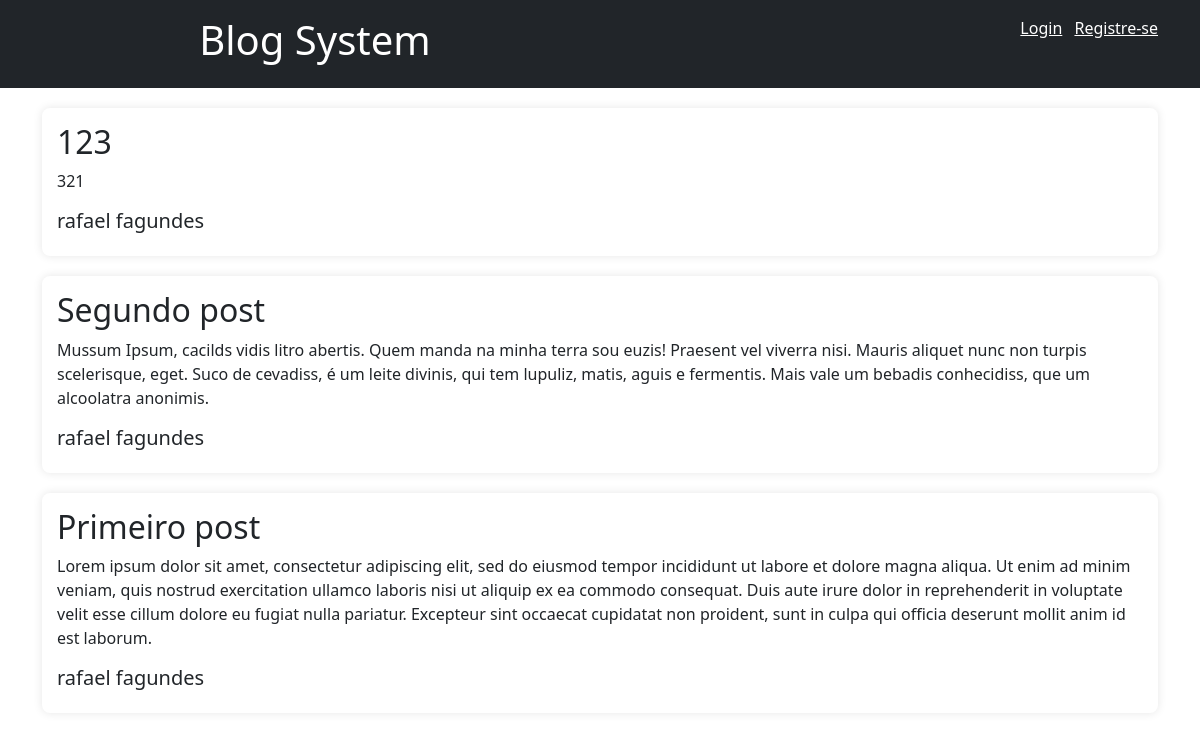
/app/view/home.php, run on an earlier commit of the app's database.
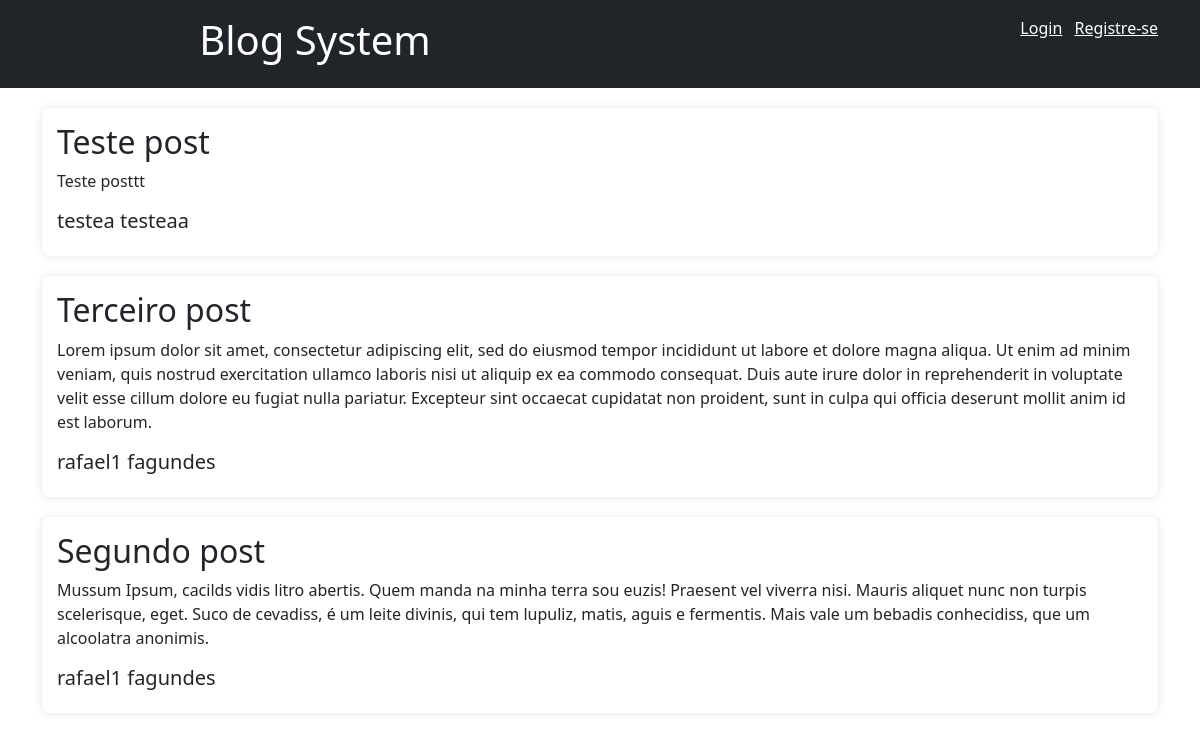
And on a later commit of the database.
### tables this page shows
CREATE TABLE `post` (
  `id` int(11) NOT NULL AUTO_INCREMENT,
  `title` varchar(255) NOT NULL,
  `content` text NOT NULL,
  `user_id` int(11) NOT NULL,
  PRIMARY KEY (`id`),
  KEY `user_id_fk` (`user_id`),
  CONSTRAINT `user_id_fk` FOREIGN KEY (`user_id`) REFERENCES `user` (`id`)
);

### app/model/Post.php (called while the page is built, shortened)
<?php
class Post extends Database
{
    public function getAllPosts()
    {
        $conn = $this->connect();
        $sql = "SELECT post.id, title, content, user_id, CONCAT(user.name, ' ', user.lastname) AS author FROM post join user where post.user_id = user.id ORDER BY post.id DESC";
        $result = $conn->query($sql);
        return $result;
    }
}

### app/controller/PostController.php (called while the page is built, shortened)
<?php
include_once '../model/Post.php';
class PostController
{
    private $post;
    public function __construct()
    {
        $this->post = new Post();
    }
    public function getAllPosts()
    {
        $posts = $this->post->getAllPosts();
        return $posts;
    }
}

### app/view/home.php (the view, shortened to what this page needs)
<?php
include_once '../controller/PostController.php';
$postController = new PostController();
$posts = $postController->getAllPosts();
?>
<!DOCTYPE html>
<html lang="en">
<head>
    <link href="../../assets/bootstrap-5.0.2-dist/css/bootstrap.min.css" rel="stylesheet">
    <link href="../../assets/css/home.css" rel="stylesheet">
</head>
<?php include 'header.php'; ?>
<body>
    <section class="container">
        <?php foreach ($posts as $post) { ?>
            <article>
                <h2><?= $post['title'] ?></h2>
                <p><?= $post['content'] ?></p>
                <h5><?= $post['author'] ?></h5>
            </article>
        <?php } ?>
    </section>
</body>
</html>

What changed in the data, as far as the page shows it:
removed post: title "123", content "321", author "rafael fagundes"
removed post: title "Primeiro post", content "Lorem ipsum dolor sit amet, consectetur adipiscing elit, sed do eiusmod tempor incididunt ut labore et dolore magna aliqua. Ut enim ad minim veniam, quis nostrud exercitation ullamco laboris nisi ut aliquip ex ea commodo consequat. Duis aute irure dolor in reprehenderit in voluptate velit esse cillum dolore eu fugiat nulla pariatur. Excepteur sint occaecat cupidatat non proident, sunt in culpa qui officia deserunt mollit anim id est laborum.", author "rafael fagundes"
added post: title "Teste post", content "Teste posttt", author "testea testeaa"
added post: title "Terceiro post", content "Lorem ipsum dolor sit amet, consectetur adipiscing elit, sed do eiusmod tempor incididunt ut labore et dolore magna aliqua. Ut enim ad minim veniam, quis nostrud exercitation ullamco laboris nisi ut aliquip ex ea commodo consequat. Duis aute irure dolor in reprehenderit in voluptate velit esse cillum dolore eu fugiat nulla pariatur. Excepteur sint occaecat cupidatat non proident, sunt in culpa qui officia deserunt mollit anim id est laborum.", author "rafael1 fagundes"
computed for post "Segundo post": author "rafael fagundes" → "rafael1 fagundes"
